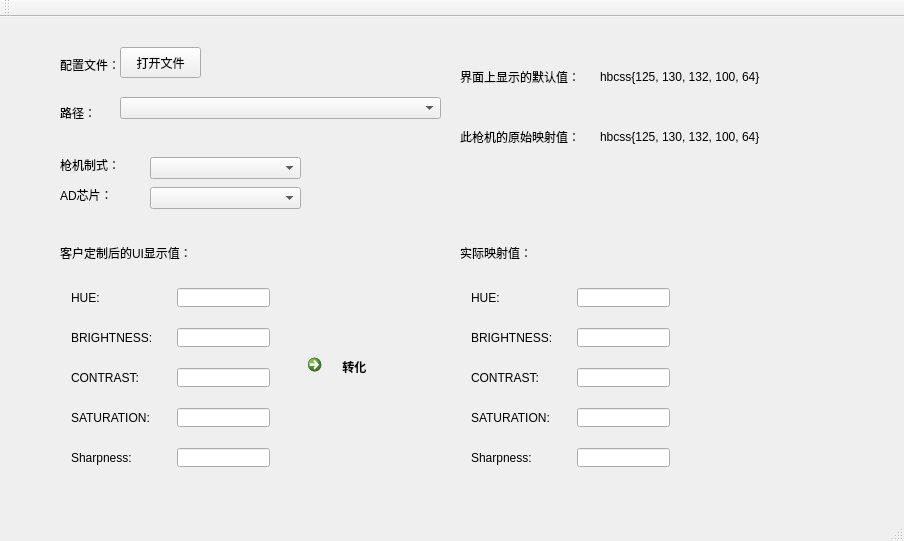
<?xml version="1.0" encoding="UTF-8"?>
<ui version="4.0">
 <class>MainWindow</class>
 <widget class="QMainWindow" name="MainWindow">
  <property name="geometry">
   <rect>
    <x>0</x>
    <y>0</y>
    <width>904</width>
    <height>541</height>
   </rect>
  </property>
  <property name="sizePolicy">
   <sizepolicy hsizetype="Fixed" vsizetype="Fixed">
    <horstretch>0</horstretch>
    <verstretch>0</verstretch>
   </sizepolicy>
  </property>
  <property name="windowTitle">
   <string>UI枪机颜色转换</string>
  </property>
  <property name="windowIcon">
   <iconset resource="image.qrc">
    <normaloff>:/image/ColorTranslate.ico</normaloff>:/image/ColorTranslate.ico</iconset>
  </property>
  <property name="layoutDirection">
   <enum>Qt::LeftToRight</enum>
  </property>
  <property name="tabShape">
   <enum>QTabWidget::Rounded</enum>
  </property>
  <widget class="QWidget" name="centralWidget">
   <widget class="QLabel" name="openFileLabel">
    <property name="geometry">
     <rect>
      <x>60</x>
      <y>40</y>
      <width>61</width>
      <height>16</height>
     </rect>
    </property>
    <property name="text">
     <string>配置文件：</string>
    </property>
   </widget>
   <widget class="QLabel" name="cameraFormat">
    <property name="geometry">
     <rect>
      <x>60</x>
      <y>140</y>
      <width>81</width>
      <height>16</height>
     </rect>
    </property>
    <property name="text">
     <string>枪机制式：</string>
    </property>
   </widget>
   <widget class="QComboBox" name="cameraFormatBox">
    <property name="geometry">
     <rect>
      <x>150</x>
      <y>140</y>
      <width>151</width>
      <height>22</height>
     </rect>
    </property>
   </widget>
   <widget class="QLabel" name="UIValChanged">
    <property name="geometry">
     <rect>
      <x>60</x>
      <y>220</y>
      <width>191</width>
      <height>31</height>
     </rect>
    </property>
    <property name="text">
     <string>客户定制后的UI显示值：</string>
    </property>
   </widget>
   <widget class="QWidget" name="horizontalLayoutWidget">
    <property name="geometry">
     <rect>
      <x>60</x>
      <y>260</y>
      <width>221</width>
      <height>41</height>
     </rect>
    </property>
    <layout class="QHBoxLayout" name="horizontalLayout">
     <item>
      <widget class="QLabel" name="UIcolorLabel1">
       <property name="sizePolicy">
        <sizepolicy hsizetype="Fixed" vsizetype="Fixed">
         <horstretch>0</horstretch>
         <verstretch>0</verstretch>
        </sizepolicy>
       </property>
       <property name="minimumSize">
        <size>
         <width>100</width>
         <height>20</height>
        </size>
       </property>
       <property name="text">
        <string>HUE:</string>
       </property>
      </widget>
     </item>
     <item>
      <widget class="QLineEdit" name="UIcolor_line1"/>
     </item>
    </layout>
   </widget>
   <widget class="QWidget" name="horizontalLayoutWidget_2">
    <property name="geometry">
     <rect>
      <x>60</x>
      <y>300</y>
      <width>221</width>
      <height>41</height>
     </rect>
    </property>
    <layout class="QHBoxLayout" name="horizontalLayout_2">
     <item>
      <widget class="QLabel" name="UIcolorLabel2">
       <property name="sizePolicy">
        <sizepolicy hsizetype="Fixed" vsizetype="Fixed">
         <horstretch>0</horstretch>
         <verstretch>0</verstretch>
        </sizepolicy>
       </property>
       <property name="minimumSize">
        <size>
         <width>100</width>
         <height>20</height>
        </size>
       </property>
       <property name="text">
        <string>BRIGHTNESS:</string>
       </property>
      </widget>
     </item>
     <item>
      <widget class="QLineEdit" name="UIcolor_line2"/>
     </item>
    </layout>
   </widget>
   <widget class="QWidget" name="horizontalLayoutWidget_3">
    <property name="geometry">
     <rect>
      <x>60</x>
      <y>340</y>
      <width>221</width>
      <height>41</height>
     </rect>
    </property>
    <layout class="QHBoxLayout" name="horizontalLayout_3">
     <item>
      <widget class="QLabel" name="UIcolorLabel3">
       <property name="sizePolicy">
        <sizepolicy hsizetype="Fixed" vsizetype="Fixed">
         <horstretch>0</horstretch>
         <verstretch>0</verstretch>
        </sizepolicy>
       </property>
       <property name="minimumSize">
        <size>
         <width>100</width>
         <height>20</height>
        </size>
       </property>
       <property name="text">
        <string>CONTRAST:</string>
       </property>
      </widget>
     </item>
     <item>
      <widget class="QLineEdit" name="UIcolor_line3"/>
     </item>
    </layout>
   </widget>
   <widget class="QWidget" name="horizontalLayoutWidget_4">
    <property name="geometry">
     <rect>
      <x>60</x>
      <y>380</y>
      <width>221</width>
      <height>41</height>
     </rect>
    </property>
    <layout class="QHBoxLayout" name="horizontalLayout_4">
     <item>
      <widget class="QLabel" name="UIcolorLabel4">
       <property name="sizePolicy">
        <sizepolicy hsizetype="Fixed" vsizetype="Fixed">
         <horstretch>0</horstretch>
         <verstretch>0</verstretch>
        </sizepolicy>
       </property>
       <property name="minimumSize">
        <size>
         <width>100</width>
         <height>20</height>
        </size>
       </property>
       <property name="text">
        <string>SATURATION:</string>
       </property>
      </widget>
     </item>
     <item>
      <widget class="QLineEdit" name="UIcolor_line4"/>
     </item>
    </layout>
   </widget>
   <widget class="QWidget" name="horizontalLayoutWidget_5">
    <property name="geometry">
     <rect>
      <x>60</x>
      <y>420</y>
      <width>221</width>
      <height>41</height>
     </rect>
    </property>
    <layout class="QHBoxLayout" name="horizontalLayout_5">
     <item>
      <widget class="QLabel" name="UIcolorLabel5">
       <property name="sizePolicy">
        <sizepolicy hsizetype="Fixed" vsizetype="Fixed">
         <horstretch>0</horstretch>
         <verstretch>0</verstretch>
        </sizepolicy>
       </property>
       <property name="minimumSize">
        <size>
         <width>100</width>
         <height>20</height>
        </size>
       </property>
       <property name="text">
        <string>Sharpness:</string>
       </property>
      </widget>
     </item>
     <item>
      <widget class="QLineEdit" name="UIcolor_line5"/>
     </item>
    </layout>
   </widget>
   <widget class="QWidget" name="horizontalLayoutWidget_6">
    <property name="geometry">
     <rect>
      <x>460</x>
      <y>300</y>
      <width>221</width>
      <height>41</height>
     </rect>
    </property>
    <layout class="QHBoxLayout" name="horizontalLayout_6">
     <item>
      <widget class="QLabel" name="TRcolorLabel2">
       <property name="sizePolicy">
        <sizepolicy hsizetype="Fixed" vsizetype="Fixed">
         <horstretch>0</horstretch>
         <verstretch>0</verstretch>
        </sizepolicy>
       </property>
       <property name="minimumSize">
        <size>
         <width>100</width>
         <height>20</height>
        </size>
       </property>
       <property name="text">
        <string>BRIGHTNESS:</string>
       </property>
      </widget>
     </item>
     <item>
      <widget class="QLineEdit" name="TRcolor_line2"/>
     </item>
    </layout>
   </widget>
   <widget class="QWidget" name="horizontalLayoutWidget_7">
    <property name="geometry">
     <rect>
      <x>460</x>
      <y>260</y>
      <width>221</width>
      <height>41</height>
     </rect>
    </property>
    <layout class="QHBoxLayout" name="horizontalLayout_7">
     <item>
      <widget class="QLabel" name="TRcolorLabel1">
       <property name="sizePolicy">
        <sizepolicy hsizetype="Fixed" vsizetype="Fixed">
         <horstretch>0</horstretch>
         <verstretch>0</verstretch>
        </sizepolicy>
       </property>
       <property name="minimumSize">
        <size>
         <width>100</width>
         <height>20</height>
        </size>
       </property>
       <property name="text">
        <string>HUE:</string>
       </property>
      </widget>
     </item>
     <item>
      <widget class="QLineEdit" name="TRcolor_line1"/>
     </item>
    </layout>
   </widget>
   <widget class="QWidget" name="horizontalLayoutWidget_8">
    <property name="geometry">
     <rect>
      <x>460</x>
      <y>380</y>
      <width>221</width>
      <height>41</height>
     </rect>
    </property>
    <layout class="QHBoxLayout" name="horizontalLayout_8">
     <item>
      <widget class="QLabel" name="TRcolorLabel4">
       <property name="sizePolicy">
        <sizepolicy hsizetype="Fixed" vsizetype="Fixed">
         <horstretch>0</horstretch>
         <verstretch>0</verstretch>
        </sizepolicy>
       </property>
       <property name="minimumSize">
        <size>
         <width>100</width>
         <height>20</height>
        </size>
       </property>
       <property name="text">
        <string>SATURATION:</string>
       </property>
      </widget>
     </item>
     <item>
      <widget class="QLineEdit" name="TRcolor_line4"/>
     </item>
    </layout>
   </widget>
   <widget class="QWidget" name="horizontalLayoutWidget_9">
    <property name="geometry">
     <rect>
      <x>460</x>
      <y>340</y>
      <width>221</width>
      <height>41</height>
     </rect>
    </property>
    <layout class="QHBoxLayout" name="horizontalLayout_9">
     <item>
      <widget class="QLabel" name="TRcolorLabel3">
       <property name="sizePolicy">
        <sizepolicy hsizetype="Fixed" vsizetype="Fixed">
         <horstretch>0</horstretch>
         <verstretch>0</verstretch>
        </sizepolicy>
       </property>
       <property name="minimumSize">
        <size>
         <width>100</width>
         <height>20</height>
        </size>
       </property>
       <property name="text">
        <string>CONTRAST:</string>
       </property>
      </widget>
     </item>
     <item>
      <widget class="QLineEdit" name="TRcolor_line3"/>
     </item>
    </layout>
   </widget>
   <widget class="QWidget" name="horizontalLayoutWidget_10">
    <property name="geometry">
     <rect>
      <x>460</x>
      <y>420</y>
      <width>221</width>
      <height>41</height>
     </rect>
    </property>
    <layout class="QHBoxLayout" name="horizontalLayout_10">
     <item>
      <widget class="QLabel" name="TRcolorLabel5">
       <property name="sizePolicy">
        <sizepolicy hsizetype="Fixed" vsizetype="Fixed">
         <horstretch>0</horstretch>
         <verstretch>0</verstretch>
        </sizepolicy>
       </property>
       <property name="minimumSize">
        <size>
         <width>100</width>
         <height>20</height>
        </size>
       </property>
       <property name="text">
        <string>Sharpness:</string>
       </property>
      </widget>
     </item>
     <item>
      <widget class="QLineEdit" name="TRcolor_line5"/>
     </item>
    </layout>
   </widget>
   <widget class="QCommandLinkButton" name="commandLinkButton">
    <property name="geometry">
     <rect>
      <x>300</x>
      <y>330</y>
      <width>151</width>
      <height>41</height>
     </rect>
    </property>
    <property name="text">
     <string>    转化</string>
    </property>
   </widget>
   <widget class="QLabel" name="MappingVal">
    <property name="geometry">
     <rect>
      <x>460</x>
      <y>220</y>
      <width>111</width>
      <height>31</height>
     </rect>
    </property>
    <property name="text">
     <string>实际映射值：</string>
    </property>
   </widget>
   <widget class="QPushButton" name="openFile">
    <property name="geometry">
     <rect>
      <x>120</x>
      <y>30</y>
      <width>81</width>
      <height>31</height>
     </rect>
    </property>
    <property name="text">
     <string>打开文件</string>
    </property>
   </widget>
   <widget class="QComboBox" name="directoryComboBox">
    <property name="geometry">
     <rect>
      <x>120</x>
      <y>80</y>
      <width>321</width>
      <height>22</height>
     </rect>
    </property>
   </widget>
   <widget class="QLabel" name="ADchipTypeLabel">
    <property name="geometry">
     <rect>
      <x>60</x>
      <y>170</y>
      <width>81</width>
      <height>16</height>
     </rect>
    </property>
    <property name="text">
     <string>AD芯片：</string>
    </property>
   </widget>
   <widget class="QComboBox" name="ADchipTypeBox">
    <property name="geometry">
     <rect>
      <x>150</x>
      <y>170</y>
      <width>151</width>
      <height>22</height>
     </rect>
    </property>
   </widget>
   <widget class="QLabel" name="UIDefaultDisplayLabel">
    <property name="geometry">
     <rect>
      <x>460</x>
      <y>50</y>
      <width>121</width>
      <height>20</height>
     </rect>
    </property>
    <property name="text">
     <string>界面上显示的默认值：</string>
    </property>
   </widget>
   <widget class="QLabel" name="UIDefaultDisplayVal">
    <property name="geometry">
     <rect>
      <x>600</x>
      <y>50</y>
      <width>231</width>
      <height>20</height>
     </rect>
    </property>
    <property name="text">
     <string>hbcss{125, 130, 132, 100, 64}</string>
    </property>
   </widget>
   <widget class="QLabel" name="CameraDefaultMapVal">
    <property name="geometry">
     <rect>
      <x>600</x>
      <y>110</y>
      <width>231</width>
      <height>20</height>
     </rect>
    </property>
    <property name="text">
     <string>hbcss{125, 130, 132, 100, 64}</string>
    </property>
   </widget>
   <widget class="QLabel" name="CameraDefaultMapLabel">
    <property name="geometry">
     <rect>
      <x>460</x>
      <y>110</y>
      <width>121</width>
      <height>20</height>
     </rect>
    </property>
    <property name="text">
     <string>此枪机的原始映射值：</string>
    </property>
   </widget>
   <widget class="QLabel" name="directoryLabel">
    <property name="geometry">
     <rect>
      <x>60</x>
      <y>80</y>
      <width>41</width>
      <height>31</height>
     </rect>
    </property>
    <property name="text">
     <string>路径：</string>
    </property>
   </widget>
  </widget>
  <widget class="QToolBar" name="mainToolBar">
   <attribute name="toolBarArea">
    <enum>TopToolBarArea</enum>
   </attribute>
   <attribute name="toolBarBreak">
    <bool>false</bool>
   </attribute>
  </widget>
  <widget class="QStatusBar" name="statusBar"/>
  <widget class="QMenuBar" name="menuBar">
   <property name="geometry">
    <rect>
     <x>0</x>
     <y>0</y>
     <width>904</width>
     <height>23</height>
    </rect>
   </property>
  </widget>
 </widget>
 <layoutdefault spacing="6" margin="11"/>
 <resources>
  <include location="image.qrc"/>
 </resources>
 <connections/>
</ui>
